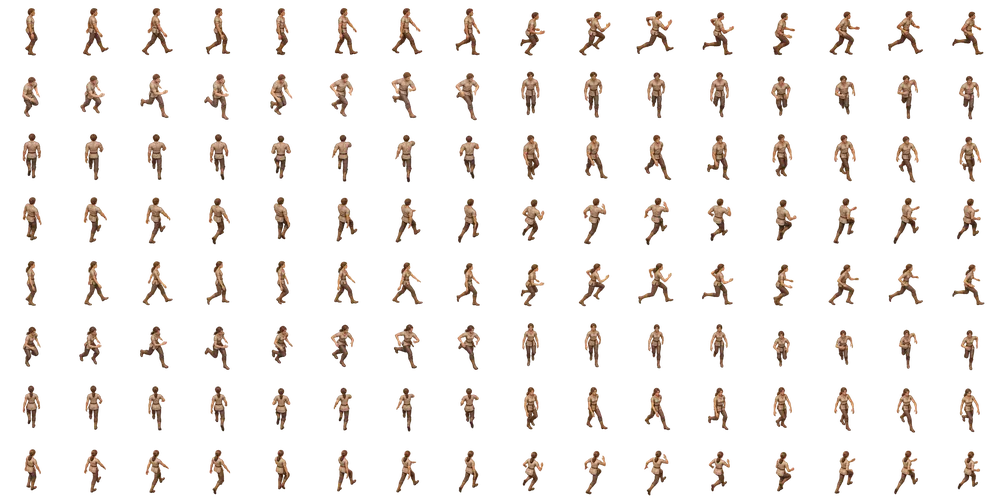
#> input picture character-studies/eight-way-painted/tunics.webp, 1000 x 500 px, shrunk from 2816 x 1408 before the run
$ python layout.py
#> lines starting #> are read from the running program, lines starting #| are printed output that depends on the picture
from pathlib import Path
from PIL import Image
OUT=Path(__file__).resolve().parent
WORK=OUT.parent
from itertools import chain
def groups(actor):
    offset=0 if actor=='man' else 64
    first=list(range(8))+([] if actor=='man' else list(range(8,16)))+list(range(16,24))
    return {name:([i+offset for i in ids],cols) for name,ids,cols in
            [('forward',first,8),('axial',range(24,40),4),('diagonal',range(40,64),8)]}
if __name__=='__main__':
    im=Image.open(WORK/'eight-way-painted/tunics.webp').convert('RGBA')
#> im is the input picture: PIL image 1000x500 RGBA; mean R, G, B, A 36.6, 28.8, 23.5, 24.1
    for actor in ['man','woman']:
        ids,cols=groups(actor)['forward']
        b=Image.new('RGB',(cols*150,len(ids)//cols*156),'#e8e1d2')
        for j,i in enumerate(ids):
            x,y=i%16*176,i//16*176
            cut=im.crop((x+13,y+9,x+163,y+165))
            b.paste(cut,(j%cols*150,j//cols*156),cut)
        b.save(OUT/f'{actor}-forward-guide.png')
#> this loop made 2 passes
#> pass 1, `b=Image.new('RGB',(cols*150,len(ids)//cols*156),'#e8e1d2')`:
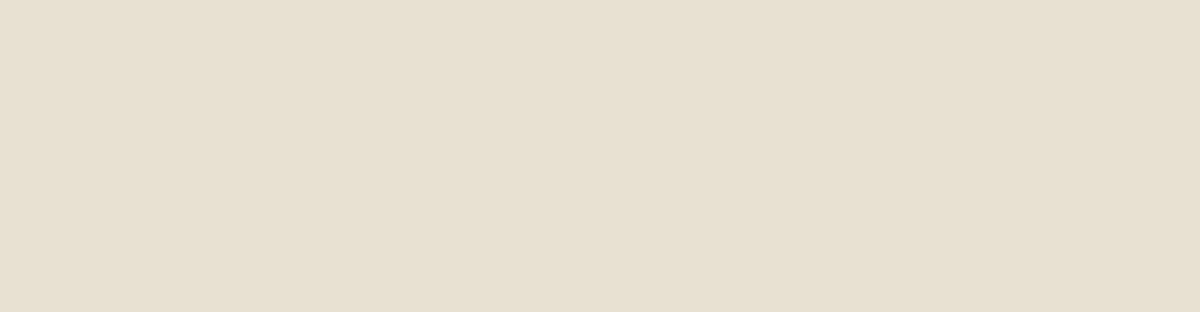
#> b: PIL image 1200x312 RGB; mean R, G, B 232, 225, 210
#> pass 1, `b.save(OUT/f'{actor}-forward-guide.png')`:
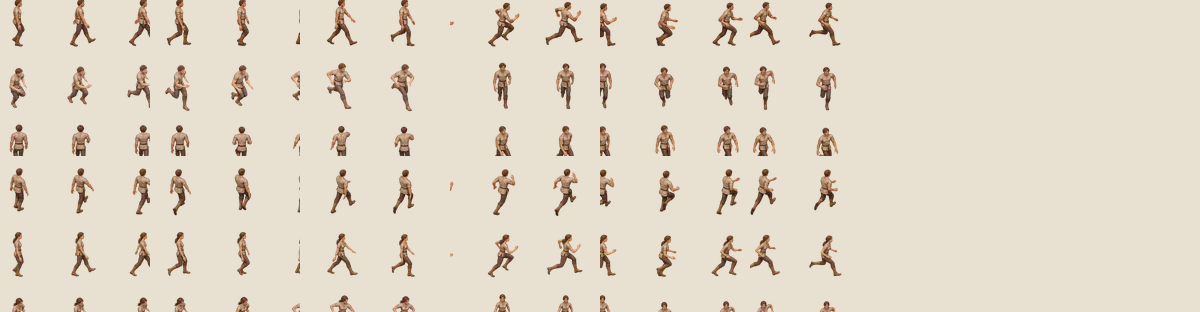
#> saved as man-forward-guide.png: PIL image 1200x312 RGB; mean R, G, B 225.1, 215.8, 200
#> pass 2, `b=Image.new('RGB',(cols*150,len(ids)//cols*156),'#e8e1d2')`:
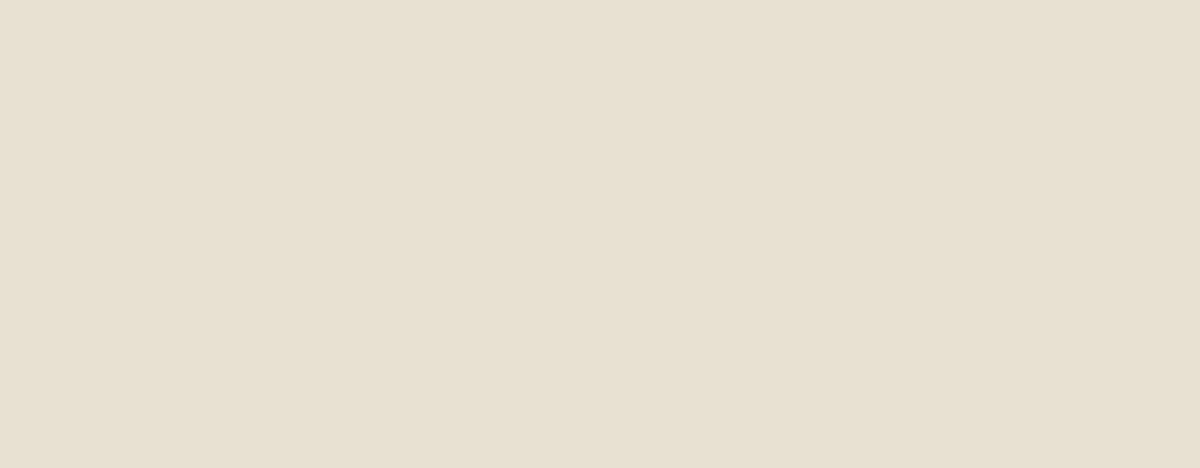
#> b: PIL image 1200x468 RGB; mean R, G, B 232, 225, 210
#> after the loop: cut: PIL image 150x156 RGBA; every value is 0
